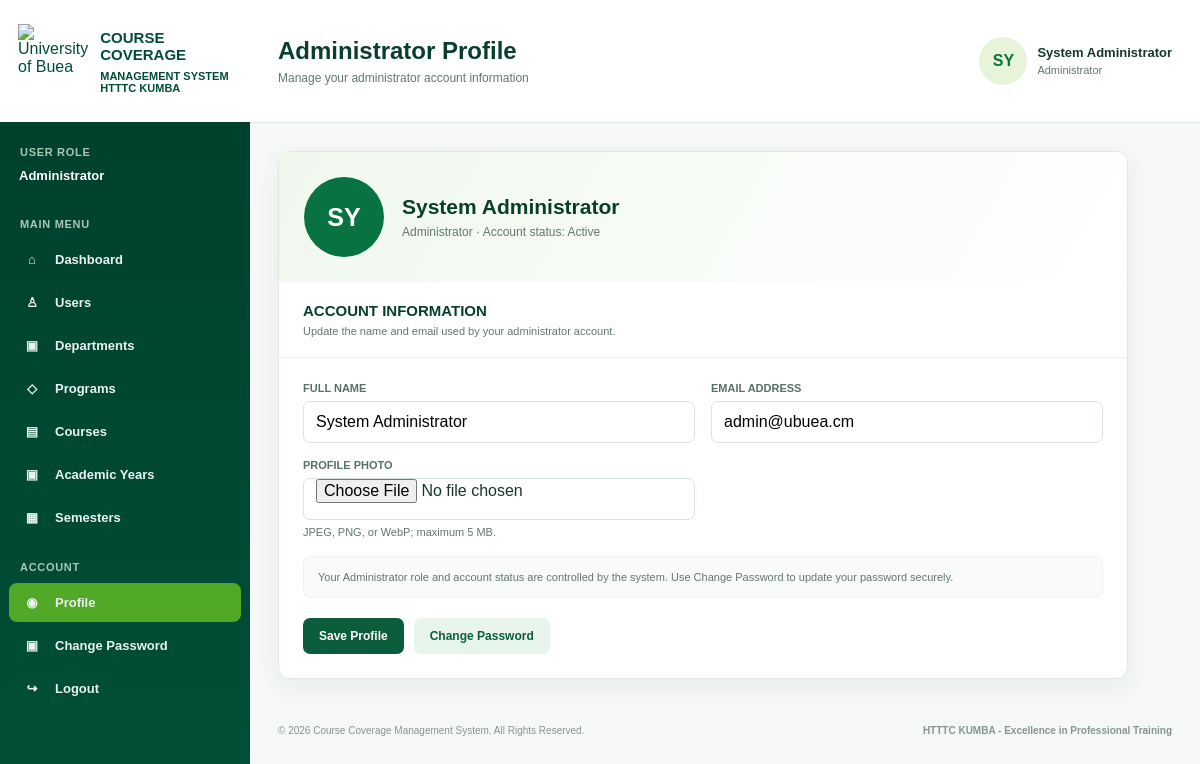
Screenshot of /course/admin/profile.php (signed in) with the database file from the repository.
### tables this page shows
CREATE TABLE `users` (
  `user_id` int(200) NOT NULL,
  `full_name` varchar(100) NOT NULL,
  `email` varchar(100) NOT NULL,
  `password` varchar(255) NOT NULL,
  `role_id` int(11) NOT NULL,
  `department_id` int(11) DEFAULT NULL,
  `status` varchar(20) NOT NULL,
  `created_at` datetime NOT NULL
);

### course/admin/profile.php (the view, shortened to what this page needs)
<?php
require_once __DIR__ . '/../config/database.php';
function e($value): string
{
    return htmlspecialchars((string)$value, ENT_QUOTES, 'UTF-8');
}
$userId = (int)($_SESSION['user_id'] ?? 0);
$profile = null;
try {
    $stmt = $pdo->prepare('SELECT full_name, email, status, created_at FROM users WHERE user_id=? LIMIT 1');
    $stmt->execute([$userId]);
    $profile = $stmt->fetch(PDO::FETCH_ASSOC);
} catch (RuntimeException $exception) {
    $error = $exception->getMessage();
} catch (PDOException $exception) {
    $error = 'Unable to load or update the administrator profile.';
}
$profile = $profile ?: [
    'full_name' => $_SESSION['full_name'] ?? 'Administrator',
    'email' => $_SESSION['email'] ?? '',
    'status' => 'active',
    'created_at' => ''
];
$initials = strtoupper(substr(preg_replace('/[^A-Za-z]/', '', $profile['full_name']), 0, 2));
?>
<!doctype html>
<html lang="en">
<head>
</head>
<body>
<div class="layout"><aside class="sidebar" id="sidebar"><div class="brand"><img src="../assets/images/ub-logo.png" alt="University of Buea"><div class="brand-title">COURSE COVERAGE<span>MANAGEMENT SYSTEM<br>HTTTC KUMBA</span></div></div><div class="menu-title">USER ROLE</div><div style="padding:0 19px 11px;font-size:13px;font-weight:700">Administrator</div><div class="menu-title">MAIN MENU</div><a class="side-link" href="dashboard.php"><span class="icon">⌂</span>Dashboard</a><a class="side-link" href="users.php"><span class="icon">♙</span>Users</a><a class="side-link" href="departments.php"><span class="icon">▣</span>Departments</a><a class="side-link" href="programs.php"><span class="icon">◇</span>Programs</a><a class="side-link" href="courses.php"><span class="icon">▤</span>Courses</a><a class="side-link" href="academic_years.php"><span class="icon">▣</span>Academic Years</a><a class="side-link" href="semesters.php"><span class="icon">▦</span>Semesters</a><div class="menu-title">ACCOUNT</div><a class="side-link active" href="profile.php"><span class="icon">◉</span>Profile</a><a class="side-link" href="../change_password.php"><span class="icon">▣</span>Change Password</a><a class="side-link" href="../auth/logout.php"><span class="icon">↪</span>Logout</a></aside><main class="main"><header class="topbar"><div class="top-left"><button class="mobile-menu" type="button" onclick="document.getElementById('sidebar').classList.toggle('open')">☰</button><div class="heading"><h1>Administrator Profile</h1><p>Manage your administrator account information</p></div></div><div class="user"><div class="avatar"><?=e($initials ?: 'AD')?></div><div class="user-text"><strong><?=e($profile['full_name'])?></strong><span>Administrator</span></div></div></header><section class="content"><?php if($success): ?><div class="alert success"><?=e($success)?></div><?php endif; ?><?php if($error): ?><div class="alert error"><?=e($error)?></div><?php endif; ?><div class="panel"><div class="profile-head"><div class="large-avatar"><?=e($initials ?: 'AD')?></div><div><strong><?=e($profile['full_name'])?></strong><span>Administrator · Account status: <?=e(ucfirst((string)$profile['status']))?></span></div></div><div class="panel-head"><h2>ACCOUNT INFORMATION</h2><p>Update the name and email used by your administrator account.</p></div><form class="form" method="post"><input type="hidden" name="csrf_token" value="<?=e($csrf)?>"><div class="grid"><div class="field"><label for="full_name">FULL NAME</label><input id="full_name" name="full_name" value="<?=e($profile['full_name'])?>" required></div><div class="field"><label for="email">EMAIL ADDRESS</label><input id="email" type="email" name="email" value="<?=e($profile['email'])?>" required></div></div><div class="meta">Your Administrator role and account status are controlled by the system. Use Change Password to update your password securely.</div><div class="actions"><button class="btn primary" type="submit">Save Profile</button><a class="btn secondary" href="../change_password.php">Change Password</a></div></form></div></section><footer class="footer"><span>&copy; <?=date('Y')?> Course Coverage Management System. All Rights Reserved.</span><strong>HTTTC KUMBA - Excellence in Professional Training</strong></footer></main></div>
</body></html>

### course/admin/profile.php (style rules this page uses)
* { box-sizing:border-box }
body { margin:0;background:#f5f8f6;color:#18372b;font-family:Arial,Helvetica,sans-serif }
.layout { display:flex;min-height:100vh }
.sidebar { width:250px;background:linear-gradient(180deg,#003e2b,#005037);color:#fff;position:fixed;inset:0 auto 0 0 }
.brand { height:122px;background:#fff;color:#004d36;display:flex;align-items:center;padding:13px 18px;gap:12px }
.brand img { width:74px;height:74px;object-fit:contain }
.brand-title { font-weight:800;font-size:15px }
.brand-title span { display:block;font-size:11px;margin-top:7px }
.menu-title { font-size:11px;color:#a9c6b8;letter-spacing:.7px;margin:24px 20px 10px;font-weight:700 }
.side-link { display:flex;align-items:center;gap:13px;margin:4px 9px;padding:12px 13px;border-radius:8px;font-size:13px;font-weight:600;color:#eaf4ef;text-decoration:none }
.side-link:hover,.side-link.active { background:#51a927 }
.icon { width:20px;text-align:center }
.main { margin-left:250px;width:calc(100% - 250px);min-height:100vh;position:relative }
.main:after { content:"";position:fixed;right:6%;bottom:2%;width:min(460px,40vw);height:460px;background:url('../assets/images/ub-logo.png') center/contain no-repeat;opacity:.05;pointer-events:none }
.topbar { height:123px;background:#fff;border-bottom:1px solid #dfe7e2;display:flex;align-items:center;justify-content:space-between;padding:0 28px;position:relative;z-index:1 }
.top-left { display:flex;align-items:center;gap:16px }
.heading h1 { margin:0;color:#083f2b;font-size:24px }
.heading p { margin:6px 0 0;color:#65756e;font-size:12px }
.user { display:flex;align-items:center;gap:10px }
.avatar,.large-avatar { display:grid;place-items:center;border-radius:50%;font-weight:800 }
.avatar { width:48px;height:48px;background:#e7f4d9;color:#087341 }
.user-text strong { display:block;font-size:13px }
.user-text span { font-size:11px;color:#65756e }
.content { padding:28px;position:relative;z-index:1 }
.panel { max-width:850px;background:#fff;border:1px solid #dfe7e2;border-radius:12px;box-shadow:0 8px 25px #0037260f;overflow:hidden }
.profile-head { display:flex;align-items:center;gap:18px;padding:25px;background:linear-gradient(120deg,#f0f8ee,#fff) }
.large-avatar { width:80px;height:80px;background:#087341;color:#fff;font-size:25px }
.profile-head strong { font-size:21px;color:#083f2b }
.profile-head span { display:block;color:#65756e;font-size:12px;margin-top:6px }
.panel-head { padding:20px 24px;border-bottom:1px solid #edf2ee }
.panel-head h2 { margin:0;color:#083f2b;font-size:15px }
.panel-head p { margin:6px 0 0;color:#65756e;font-size:11px }
.form { padding:24px }
.grid { display:grid;grid-template-columns:1fr 1fr;gap:16px }
.field label { display:block;margin-bottom:7px;color:#597068;font-size:11px;font-weight:800 }
.field input { width:100%;height:42px;border:1px solid #d8e3dc;border-radius:7px;padding:0 12px;font:inherit }
.meta { margin-top:18px;padding:14px;background:#f8fbf9;border:1px solid #edf2ee;border-radius:8px;color:#65756e;font-size:11px }
.actions { display:flex;gap:10px;margin-top:20px }
.btn { border:0;border-radius:7px;padding:11px 16px;font-weight:700;font-size:12px;text-decoration:none;cursor:pointer }
.primary { background:#0b5d3b;color:#fff }
.secondary { background:#e8f5ed;color:#0b5d3b }
.footer { padding:18px 28px;color:#87958f;font-size:10px;display:flex;justify-content:space-between }

### rows the page displays
users: full_name "SY", full_name "System Administrator", status "Active", email "admin@ubuea.cm"
